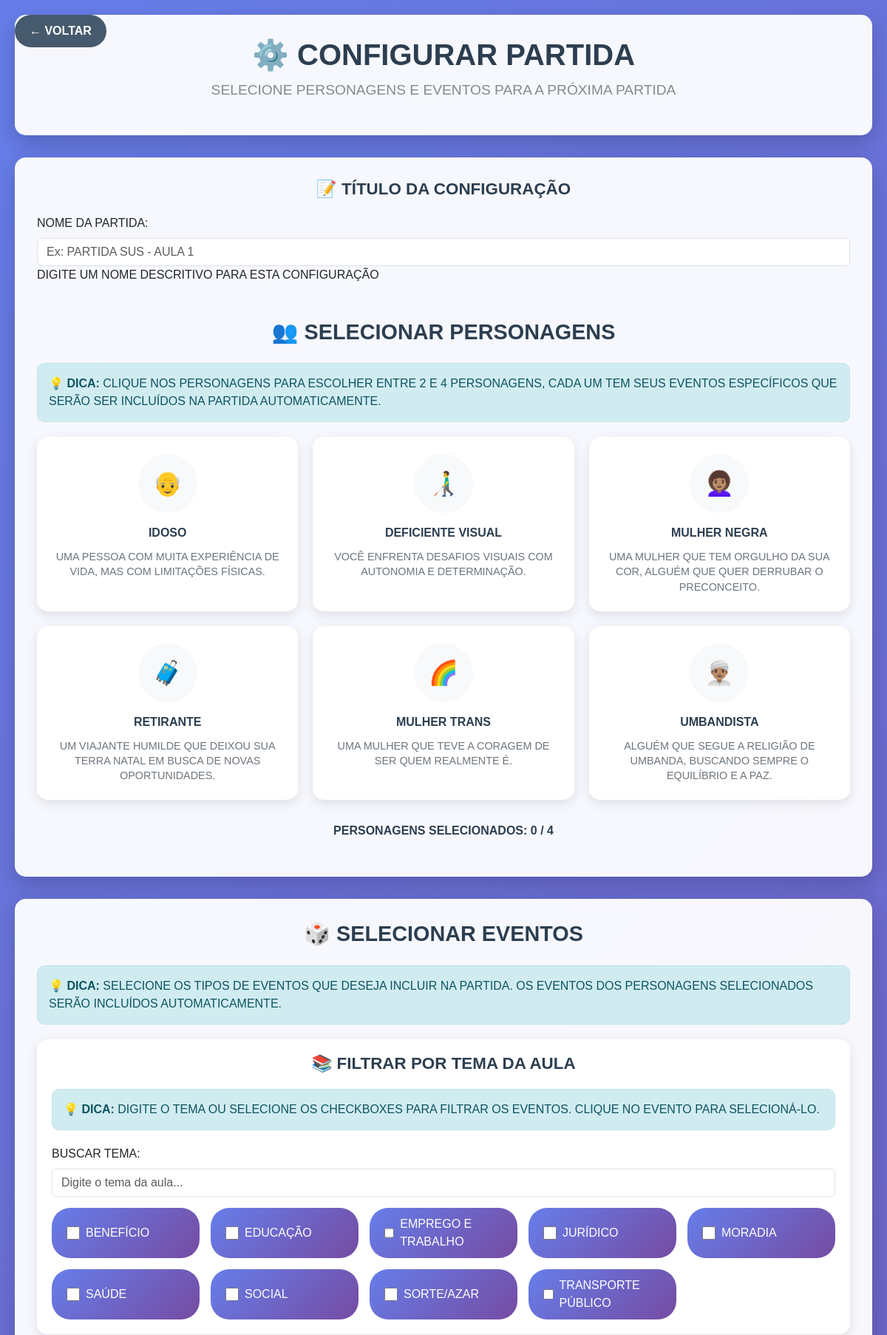
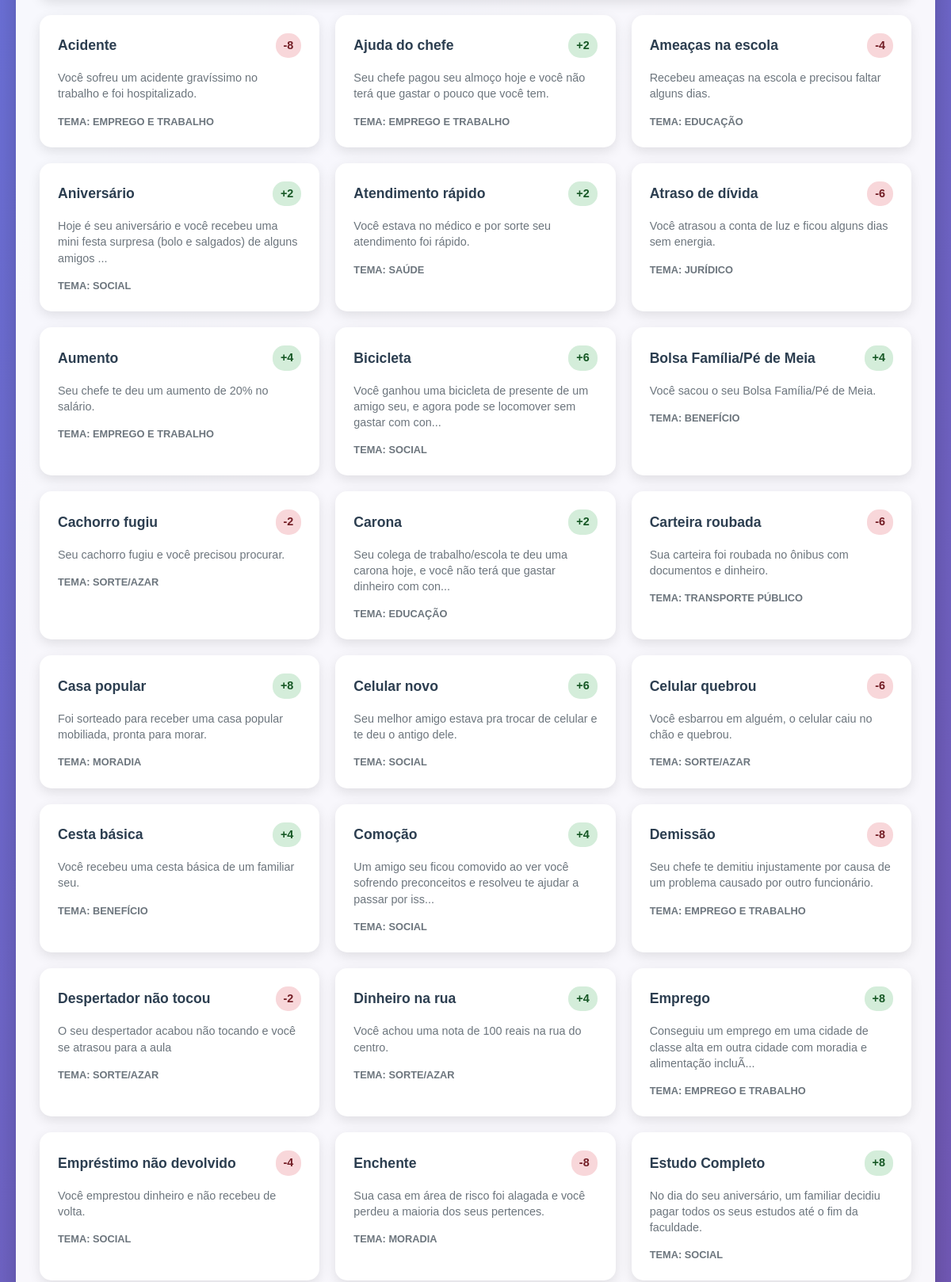
Screenshot of /Adm/configurarPartida.php (signed in, upper part) with the database file from the repository (2 pictures, top to bottom).
### tables this page shows
CREATE TABLE `tbevento` (
  `idEvento` int(11) NOT NULL,
  `nomeEvento` varchar(50) NOT NULL,
  `descricaoEvento` varchar(255) NOT NULL,
  `modificadorEvento` varchar(120) NOT NULL,
  `dificuldadeEvento` varchar(10) NOT NULL,
  `temaAula` varchar(50) DEFAULT NULL,
  `impactoEvento` varchar(50) NOT NULL,
  `casaEvento` int(100) NOT NULL
);

### Adm/configurarPartida.php (the view, shortened to what this page needs)
<?php
include('../banco/conexao.php');
?>
<!DOCTYPE html>
<html lang="pt-BR">
<head>
    <link href="https://cdn.jsdelivr.net/npm/bootstrap@5.3.7/dist/css/bootstrap.min.css" rel="stylesheet">
    <link rel="stylesheet" href="./css/configurarPartida.css">
</head>
<body>
    <a href="index.php" class="back-btn">← VOLTAR</a>
    <div class="admin-container">
        <div class="admin-header">
            <h1 class="admin-title">⚙️ CONFIGURAR PARTIDA</h1>
            <p class="admin-subtitle">SELECIONE PERSONAGENS E EVENTOS PARA A PRÓXIMA PARTIDA</p>
        </div>
        <form method="POST" action="salvarEJogar.php">
            <div class="config-section">
                <div class="form-section">
                    <h2 class="subsection-title">📝 TÍTULO DA CONFIGURAÇÃO</h2>
                    <div class="form-group">
                        <label for="tituloConfiguracao" class="form-label">NOME DA PARTIDA:</label>
                        <input type="text" class="form-control" id="tituloConfiguracao" name="tituloConfiguracao"
                            placeholder="Ex: PARTIDA SUS - AULA 1" required>
                        <div class="help-text">DIGITE UM NOME DESCRITIVO PARA ESTA CONFIGURAÇÃO</div>
                    </div>
                </div>
                <br><br>
                <h2 class="section-title">👥 SELECIONAR PERSONAGENS</h2>
                <div class="alert alert-info">
                    <strong>💡 DICA:</strong> CLIQUE NOS PERSONAGENS PARA ESCOLHER ENTRE 2 E 4 PERSONAGENS, CADA UM TEM SEUS EVENTOS ESPECÍFICOS QUE SERÃO SER INCLUÍDOS NA PARTIDA AUTOMATICAMENTE.
                </div>
                <div class="personagens-grid">
                    <div class="personagem-card" data-id="1" data-nome="IDOSO" data-emoji="👴">
                        <div class="personagem-img">👴</div>
                        <div class="personagem-nome">IDOSO</div>
                        <div class="personagem-desc">UMA PESSOA COM MUITA EXPERIÊNCIA DE VIDA, MAS COM LIMITAÇÕES FÍSICAS.</div>
                    </div>
                    <div class="personagem-card" data-id="2" data-nome="DEFICIENTE VISUAL" data-emoji="👨‍🦯">
                        <div class="personagem-img">👨‍🦯</div>
                        <div class="personagem-nome">DEFICIENTE VISUAL</div>
                        <div class="personagem-desc">VOCÊ ENFRENTA DESAFIOS VISUAIS COM AUTONOMIA E DETERMINAÇÃO.</div>
                    </div>
                    <div class="personagem-card" data-id="3" data-nome="MULHER NEGRA" data-emoji="👩🏽‍🦱">
                        <div class="personagem-img">👩🏽‍🦱</div>
                        <div class="personagem-nome">MULHER NEGRA</div>
                        <div class="personagem-desc">UMA MULHER QUE TEM ORGULHO DA SUA COR, ALGUÉM QUE QUER DERRUBAR O PRECONCEITO.</div>
                    </div>
                    <div class="personagem-card" data-id="4" data-nome="RETIRANTE" data-emoji="🧳">
                        <div class="personagem-img">🧳</div>
                        <div class="personagem-nome">RETIRANTE</div>
                        <div class="personagem-desc">UM VIAJANTE HUMILDE QUE DEIXOU SUA TERRA NATAL EM BUSCA DE NOVAS OPORTUNIDADES.</div>
                    </div>
                    <div class="personagem-card" data-id="5" data-nome="MULHER TRANS" data-emoji="🌈">
                        <div class="personagem-img">🌈</div>
                        <div class="personagem-nome">MULHER TRANS</div>
                        <div class="personagem-desc">UMA MULHER QUE TEVE A CORAGEM DE SER QUEM REALMENTE É.</div>
                    </div>
                    <div class="personagem-card" data-id="6" data-nome="UMBANDISTA" data-emoji="👳🏽‍♂️">
                        <div class="personagem-img">👳🏽‍♂️</div>
                        <div class="personagem-nome">UMBANDISTA</div>
                        <div class="personagem-desc">ALGUÉM QUE SEGUE A RELIGIÃO DE UMBANDA, BUSCANDO SEMPRE O EQUILÍBRIO E A PAZ.</div>
                    </div>
                </div>
                <div class="selected-count">
                    PERSONAGENS SELECIONADOS: <span id="count-personagens">0</span> / 4
                </div>
            </div>
            <div class="eventos-section">
                <h2 class="section-title">🎲 SELECIONAR EVENTOS</h2>
                <div class="alert alert-info">
                    <strong>💡 DICA:</strong> SELECIONE OS TIPOS DE EVENTOS QUE DESEJA INCLUIR NA PARTIDA. OS EVENTOS DOS PERSONAGENS SELECIONADOS SERÃO INCLUÍDOS AUTOMATICAMENTE.
                </div>
                <div class="filtros-temas-section">
                    <h3 class="subsection-title">📚 FILTRAR POR TEMA DA AULA</h3>
                    <div class="alert alert-info">
                        <strong>💡 DICA:</strong> DIGITE O TEMA OU SELECIONE OS CHECKBOXES PARA FILTRAR OS EVENTOS. CLIQUE NO EVENTO PARA SELECIONÁ-LO.
                    </div>
                    <div class="form-group">
                        <label for="buscar-tema" class="form-label">BUSCAR TEMA:</label>
                        <input type="text" class="form-control" id="buscar-tema"
                            placeholder="Digite o tema da aula..." autocomplete="off">
                    </div>
                    <div class="temas-disponiveis">
                        <?php
                        $stmt = $pdo->query("SELECT DISTINCT temaAula FROM tbevento WHERE temaAula IS NOT NULL AND temaAula != '' ORDER BY temaAula");
                        $temas = $stmt->fetchAll(PDO::FETCH_COLUMN);
                        foreach ($temas as $tema) {
                            echo "<label class='filtro-checkbox'>";
                            echo "<input type='checkbox' name='temas[]' value='" . htmlspecialchars($tema) . "'>";
                            echo "<span>" . htmlspecialchars($tema) . "</span>";
                            echo "</label>";
                        }
                        ?>
                    </div>
                </div>
                <div class="eventos-grid" id="eventos-grid">
                    <?php
                    $stmt = $pdo->query("SELECT * FROM tbevento ORDER BY nomeEvento");
                    while ($row = $stmt->fetch(PDO::FETCH_ASSOC)) {
                        $tipo = $row['casaEvento'] > 0 ? 'positivo' : 'negativo';
                        $casas = $row['casaEvento'];
                        $temaAula = $row['temaAula'] ?? 'Sem tema';
                        echo "<div class='evento-card' data-id='{$row['idEvento']}' data-tema='" . htmlspecialchars($temaAula) . "'>";
                        echo "<div class='evento-header'>";
                        echo "<div class='evento-nome'>{$row['nomeEvento']}</div>";
                        echo "<div class='evento-casas {$tipo}'>" . ($casas > 0 ? '+' : '') . $casas . "</div>";
                        echo "</div>";
                        echo "<div class='evento-descricao'>" . substr($row['descricaoEvento'], 0, 100) . (strlen($row['descricaoEvento']) > 100 ? '...' : '') . "</div>";
                        echo "<div class='evento-tema'>TEMA: " . htmlspecialchars($temaAula) . "</div>";
                        echo "</div>";
                    }
                    ?>
                </div>
            </div>
        </form>
        <br><br><br><br>
    </div>
</body>
</html>

### Adm/css/configurarPartida.css (style rules this page uses)
body { background: linear-gradient(135deg, #667eea 0%, #764ba2 100%); min-height: 100vh; font-family: 'Arial', sans-serif; }
.admin-container { max-width: 1400px; margin: 0 auto; padding: 20px; }
.admin-header { background: rgba(255, 255, 255, 0.95); border-radius: 15px; padding: 30px; margin-bottom: 30px; box-shadow: 0 10px 30px rgba(0, 0, 0, 0.2); text-align: center; }
.admin-title { color: #2c3e50; font-size: 2.5rem; font-weight: bold; margin-bottom: 10px; }
.admin-subtitle { color: #7f8c8d; font-size: 1.2rem; }
.config-section { background: rgba(255, 255, 255, 0.95); border-radius: 15px; padding: 30px; box-shadow: 0 10px 30px rgba(0, 0, 0, 0.2); margin-bottom: 30px; }
.section-title { color: #2c3e50; font-size: 1.8rem; font-weight: bold; margin-bottom: 25px; text-align: center; }
.personagens-grid { display: grid; grid-template-columns: repeat(3, 1fr); grid-template-rows: repeat(2, auto); gap: 20px; margin-bottom: 30px; }
.personagem-card { background: white; border-radius: 15px; padding: 20px; text-align: center; box-shadow: 0 5px 15px rgba(0, 0, 0, 0.1); transition: transform 0.3s ease, box-shadow 0.3s ease; cursor: pointer; border: 3px solid transparent; }
.personagem-img { width: 80px; height: 80px; border-radius: 50%; margin: 0 auto 15px; background: #f8f9fa; display: flex; align-items: center; justify-content: center; font-size: 2rem; }
.personagem-nome { font-weight: bold; color: #2c3e50; margin-bottom: 10px; }
.personagem-desc { font-size: 0.9rem; color: #6c757d; line-height: 1.4; }
.eventos-section { background: rgba(255, 255, 255, 0.95); border-radius: 15px; padding: 30px; box-shadow: 0 10px 30px rgba(0, 0, 0, 0.2); }
.filtro-checkbox { display: flex; align-items: center; gap: 8px; padding: 10px 20px; background: linear-gradient(135deg, #667eea 0%, #764ba2 100%); color: white; border-radius: 25px; cursor: pointer; transition: transform 0.3s ease; }
.filtro-checkbox input[type="checkbox"] { width: 18px; height: 18px; accent-color: white; }
.eventos-grid { display: grid; grid-template-columns: repeat(auto-fit, minmax(300px, 1fr)); gap: 20px; margin-bottom: 30px; }
.evento-card { background: white; border-radius: 15px; padding: 20px; box-shadow: 0 5px 15px rgba(0, 0, 0, 0.1); transition: transform 0.3s ease, box-shadow 0.3s ease; cursor: pointer; border: 3px solid transparent; }
.evento-header { display: flex; justify-content: space-between; align-items: center; margin-bottom: 15px; }
.evento-nome { font-weight: bold; color: #2c3e50; font-size: 1.1rem; }
.evento-casas { font-weight: bold; padding: 5px 10px; border-radius: 15px; font-size: 0.9rem; }
.evento-casas.positivo { background: #d4edda; color: #155724; }
.evento-casas.negativo { background: #f8d7da; color: #721c24; }
.evento-descricao { color: #6c757d; font-size: 0.9rem; line-height: 1.4; margin-bottom: 15px; }
.back-btn { position: fixed; top: 20px; left: 20px; background: rgba(52, 73, 94, 0.9); color: white; border: none; padding: 10px 20px; border-radius: 25px; text-decoration: none; font-weight: bold; transition: background 0.3s ease; z-index: 9999; }
.selected-count { text-align: center; margin-bottom: 20px; font-weight: bold; color: #2c3e50; }
.alert-info { background: #d1ecf1; color: #0c5460; border: 1px solid #bee5eb; border-radius: 10px; padding: 15px; margin-bottom: 20px; }
.subsection-title { color: #2c3e50; font-size: 1.4rem; font-weight: bold; margin-bottom: 20px; text-align: center; }
.filtros-temas-section { background: rgba(255, 255, 255, 0.95); border-radius: 15px; padding: 20px; margin-bottom: 20px; box-shadow: 0 5px 15px rgba(0, 0, 0, 0.1); }
.temas-disponiveis { display: grid; grid-template-columns: repeat(auto-fit, minmax(200px, 1fr)); gap: 15px; margin-top: 15px; }
.evento-tema { font-size: 0.8rem; color: #6c757d; margin-top: 10px; font-weight: bold; }
.form-group { position: relative; }

### rows the page displays
tbevento: nomeEvento "Acidente", casaEvento "-8", descricaoEvento "Você sofreu um acidente gravíssimo no trabalho e foi hospitalizado.", temaAula "EMPREGO E TRABALHO"
tbevento: nomeEvento "Ajuda do chefe", casaEvento "2", descricaoEvento "Seu chefe pagou seu almoço hoje e você não terá que gastar o pouco que você tem.", temaAula "EMPREGO E TRABALHO"
tbevento: nomeEvento "Ameaças na escola", casaEvento "-4", descricaoEvento "Recebeu ameaças na escola e precisou faltar alguns dias.", temaAula "EDUCAÇÃO"
tbevento: nomeEvento "Aniversário", casaEvento "2", descricaoEvento "Hoje é seu aniversário e você recebeu uma mini festa surpresa (bolo e salgados) de alguns amigos", temaAula "SOCIAL"
tbevento: nomeEvento "Atendimento rápido", casaEvento "2", descricaoEvento "Você estava no médico e por sorte seu atendimento foi rápido.", temaAula "SAÚDE"
tbevento: nomeEvento "Atraso de dívida", casaEvento "-6", descricaoEvento "Você atrasou a conta de luz e ficou alguns dias sem energia.", temaAula "JURÍDICO"
tbevento: nomeEvento "Aumento", casaEvento "4", descricaoEvento "Seu chefe te deu um aumento de 20% no salário.", temaAula "EMPREGO E TRABALHO"
tbevento: nomeEvento "Bicicleta", casaEvento "6", descricaoEvento "Você ganhou uma bicicleta de presente de um amigo seu, e agora pode se locomover sem gastar com con", temaAula "SOCIAL"
tbevento: nomeEvento "Bolsa Família/Pé de Meia", casaEvento "4", descricaoEvento "Você sacou o seu Bolsa Família/Pé de Meia.", temaAula "BENEFÍCIO"
tbevento: nomeEvento "Cachorro fugiu", casaEvento "-2", descricaoEvento "Seu cachorro fugiu e você precisou procurar.", temaAula "SORTE/AZAR"
tbevento: nomeEvento "Carona", casaEvento "2", descricaoEvento "Seu colega de trabalho/escola te deu uma carona hoje, e você não terá que gastar dinheiro com con", temaAula "EDUCAÇÃO"
tbevento: nomeEvento "Carteira roubada", casaEvento "-6", descricaoEvento "Sua carteira foi roubada no ônibus com documentos e dinheiro.", temaAula "TRANSPORTE PÚBLICO"
tbevento: nomeEvento "Casa popular", casaEvento "8", descricaoEvento "Foi sorteado para receber uma casa popular mobiliada, pronta para morar.", temaAula "MORADIA"
tbevento: nomeEvento "Celular novo", casaEvento "6", descricaoEvento "Seu melhor amigo estava pra trocar de celular e te deu o antigo dele.", temaAula "SOCIAL"
tbevento: nomeEvento "Celular quebrou", casaEvento "-6", descricaoEvento "Você esbarrou em alguém, o celular caiu no chão e quebrou.", temaAula "SORTE/AZAR"
tbevento: nomeEvento "Cesta básica", casaEvento "4", descricaoEvento "Você recebeu uma cesta básica de um familiar seu.", temaAula "BENEFÍCIO"
tbevento: nomeEvento "Comoção", casaEvento "4", descricaoEvento "Um amigo seu ficou comovido ao ver você sofrendo preconceitos e resolveu te ajudar a passar por iss", temaAula "SOCIAL"
tbevento: nomeEvento "Demissão", casaEvento "-8", descricaoEvento "Seu chefe te demitiu injustamente por causa de um problema causado por outro funcionário.", temaAula "EMPREGO E TRABALHO"
tbevento: nomeEvento "Despertador não tocou", casaEvento "-2", descricaoEvento "O seu despertador acabou não tocando e você se atrasou para a aula", temaAula "SORTE/AZAR"
tbevento: nomeEvento "Dinheiro na rua", casaEvento "4", descricaoEvento "Você achou uma nota de 100 reais na rua do centro.", temaAula "SORTE/AZAR"
tbevento: nomeEvento "Emprego", casaEvento "8", descricaoEvento "Conseguiu um emprego em uma cidade de classe alta em outra cidade com moradia e alimentação incluÃ", temaAula "EMPREGO E TRABALHO"
tbevento: nomeEvento "Empréstimo não devolvido", casaEvento "-4", descricaoEvento "Você emprestou dinheiro e não recebeu de volta.", temaAula "SOCIAL"
tbevento: nomeEvento "Enchente", casaEvento "-8", descricaoEvento "Sua casa em área de risco foi alagada e você perdeu a maioria dos seus pertences.", temaAula "MORADIA"
tbevento: nomeEvento "Estudo Completo", casaEvento "8", descricaoEvento "No dia do seu aniversário, um familiar decidiu pagar todos os seus estudos até o fim da faculdade.", temaAula "SOCIAL"

### other values shown
$tema "BENEFÍCIO"
$tema "EDUCAÇÃO"
$tema "EMPREGO E TRABALHO"
$tema "JURÍDICO"
$tema "MORADIA"
$tema "SAÚDE"
$tema "SOCIAL"
$tema "SORTE/AZAR"
$tema "TRANSPORTE PÚBLICO"
